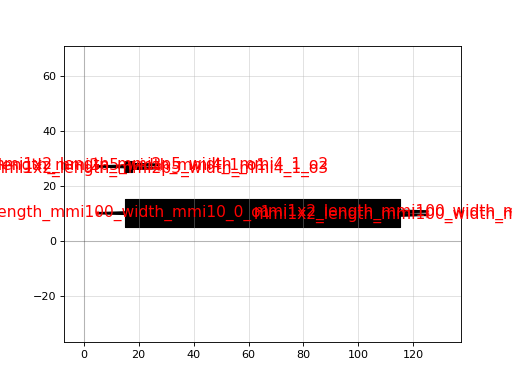

Reproduce this figure in Python.
import gdsfactory as gf

c = gf.components.pack_doe(doe='mmi1x2', do_permutations=False)
c.plot()
